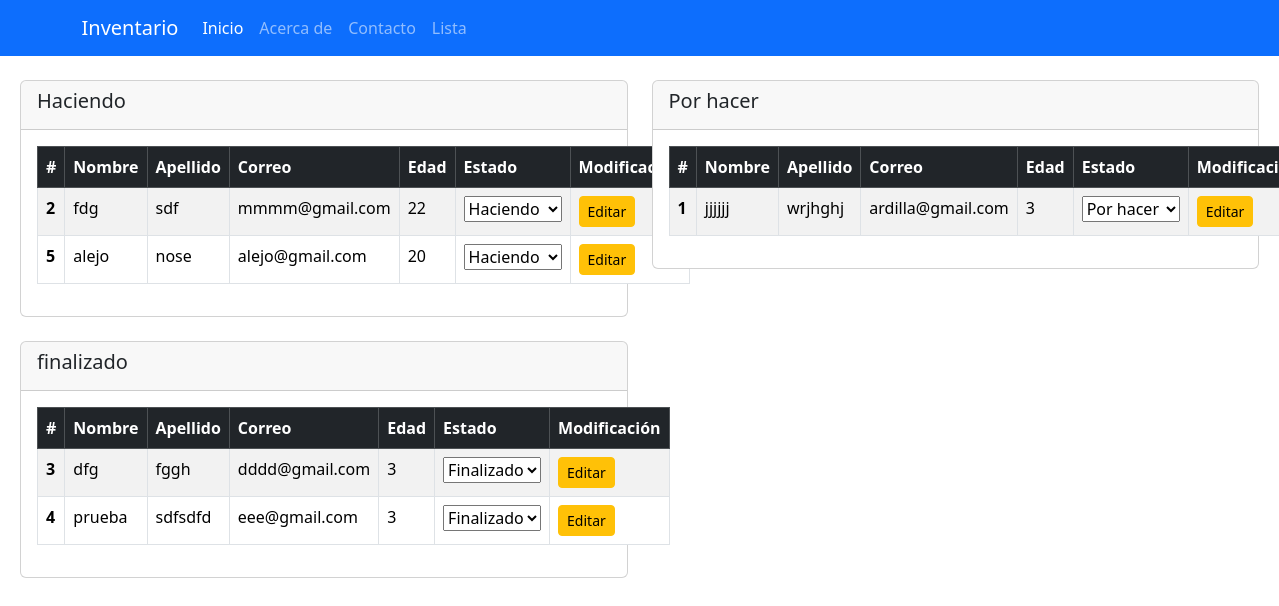
The page /listar_estudiente on the database its author committed.
### apps/usuarios/models.py (models this page shows)
class Estudiante(models.Model):
    nombre = models.CharField(max_length=50)
    apellido = models.CharField(max_length=50)
    correo = models.EmailField(unique=True)
    edad = models.IntegerField()
    estado = models.ForeignKey(Estado, on_delete=models.CASCADE)

### apps/usuarios/views.py (the view)
# urls.py: path('listar_estudiente', paginacion, name='listar_estudiante'),
def paginacion(request):
    estudiantes = Estudiante.objects.all()
    estados = Estado.objects.all()
    paginacion = Paginator(estudiantes, 10)
    page_number = request.GET.get('page')
    page_obj = paginacion.get_page(page_number)
    return render(request, 'listar_estudiante.html', {'page_obj': page_obj, 'estados': estados})

### template/listar_estudiante.html (shortened to what this page needs)
{%include "base.html" %}
{% block body %}
<div class="separador">
<div class="mt-4">
    <div class="row" >
        <div class="col-md-6">
            <div class="card">
                <div class="card-header">
                    <h5 class="card-title">Haciendo</h5>
                </div>
                <div class="card-body">
                    <table id="por-hacer-table" class="table table-striped table-bordered">
                        <thead class="table-dark">
                            <tr>
                                <th scope="col">#</th>
                                <th scope="col">Nombre</th>
                                <th scope="col">Apellido</th>
                                <th scope="col">Correo</th>
                                <th scope="col">Edad</th>
                                <th scope="col">Estado</th>
                                <th colspan="1" scope="col">Modificación</th>
                            </tr>
                        </thead>
                        <tbody>
                            {% for c in page_obj %}
                            {% if c.estado.id == 1 %}
                            <tr class="draggable-row" data-id="{{ c.id }}">
                                <th scope="row">{{ forloop.counter }}</th>
                                <td>{{ c.nombre }}</td>
                                <td>{{ c.apellido }}</td>
                                <td>{{ c.correo }}</td>
                                <td>{{ c.edad }}</td>
                                <td>
                                    <form action="{% url 'seleccionar_estado' %}" method="post">
                                        <select name="kestado" onchange="this.form.submit()">
                                            {% for estado in estados %}
                                                {% if estado.id == c.estado.id %}
                                                    <option value="{{ estado.id }}" selected>{{ estado.nombre }}</option>
                                                {% else %}
                                                    <option value="{{ estado.id }}">{{ estado.nombre }}</option>
                                                {% endif %}
                                            {% endfor %}
                                        </select>
                                    </form>
                                </td>
                                <td><a href="{% url 'editar_estudiante' c.id %}" class="btn btn-warning btn-sm">Editar</a></td>
                            </tr>
                            {% endif %}
                            {% endfor %}
                        </tbody>
                    </table>
                </div>
            </div>
        </div>
        <div class="col-md-6">
            <div class="card">
                <div class="card-header">
                    <h5 class="card-title">Por hacer</h5>
                </div>
                <div class="card-body">
                    <table id="haciendo-table" class="table table-striped table-bordered">
                        <thead class="table-dark">
                            <tr>
                                <th scope="col">#</th>
                                <th scope="col">Nombre</th>
                                <th scope="col">Apellido</th>
                                <th scope="col">Correo</th>
                                <th scope="col">Edad</th>
                                <th scope="col">Estado</th>
                                <th colspan="1" scope="col">Modificación</th>
                            </tr>
                        </thead>
                        <tbody>
                            {% for c in page_obj %}
                            {% if c.estado.id == 2 %}
                            <tr class="draggable-row" data-id="{{ c.id }}">
                                <th scope="row">{{ forloop.counter }}</th>
                                <td>{{ c.nombre }}</td>
                                <td>{{ c.apellido }}</td>
                                <td>{{ c.correo }}</td>
                                <td>{{ c.edad }}</td>
                                <td>
                                    <form action="{% url 'seleccionar_estado' %}" method="post">
                                    <select name="kestado" onchange="this.form.submit()">
                                        {% for estado in estados %}
                                            {% if estado.id == c.estado.id %}
                                                <option value="{{ estado.id }}" selected>{{ estado.nombre }}</option>
                                            {% else %}
                                                <option value="{{ estado.id }}">{{ estado.nombre }}</option>
                                            {% endif %}
                                        {% endfor %}
                                    </select>
                                    </form>
                                </td>
                                <td><a href="{% url 'editar_estudiante' c.id %}" class="btn btn-warning btn-sm">Editar</a></td>
                            </tr>
                            {% endif %}
                            {% endfor %}
                        </tbody>
                    </table>
                </div>
            </div>
        </div>
    </div>
</div>
<div class="row mt-4">
<div class="col-md-6">
    <div class="card">
        <div class="card-header">
            <h5 class="card-title">finalizado</h5>
        </div>
        <div class="card-body">
            <table id="finalizado-table" class="table table-striped table-bordered">
                <thead class="table-dark">
                    <tr>
                        <th scope="col">#</th>
                        <th scope="col">Nombre</th>
                        <th scope="col">Apellido</th>
                        <th scope="col">Correo</th>
                        <th scope="col">Edad</th>
                        <th scope="col">Estado</th>
                        <th colspan="1" scope="col">Modificación</th>
                    </tr>
                </thead>
                <tbody>
                    {% for c in page_obj %}
                    {% if c.estado.id == 3 %}
                    <tr class="draggable-row" data-id="{{ c.id }}">
                        <th scope="row">{{ forloop.counter }}</th>
                        <td>{{ c.nombre }}</td>
                        <td>{{ c.apellido }}</td>
                        <td>{{ c.correo }}</td>
                        <td>{{ c.edad }}</td>
                        <td>
                            <form action="{% url 'seleccionar_estado' %}" method="post">
                                <select name="kestado" onchange="this.form.submit()">
                                    {% for estado in estados %}
                                        {% if estado.id == c.estado.id %}
                                            <option value="{{ estado.id }}" selected>{{ estado.nombre }}</option>
                                        {% else %}
                                            <option value="{{ estado.id }}">{{ estado.nombre }}</option>
                                        {% endif %}
                                    {% endfor %}
                                </select>
                            </form>
                        </td>
                        <td><a href="{% url 'editar_estudiante' c.id %}" class="btn btn-warning btn-sm">Editar</a></td>
                    </tr>
                    {% endif %}
                    {% endfor %}
                </tbody>
            </table>
        </div>
    </div>
</div>
</div>
</div>
{% endblock %}

### template/base.html (style rules this page uses)
form { background:rgb(226, 226, 226); }

### template/listar_estudiante.html (style rules this page uses)
.separador { margin: 20px; }

### rows shown on the page
Estudiante: nombre "fdg", apellido "sdf", correo "mmmm@gmail.com", edad "22"
Estudiante: nombre "alejo", apellido "nose", correo "alejo@gmail.com", edad "20"
Estudiante: nombre "jjjjjj", apellido "wrjhghj", correo "ardilla@gmail.com", edad "3"
Estudiante: nombre "dfg", apellido "fggh", correo "dddd@gmail.com", edad "3"
Estudiante: nombre "prueba", apellido "sdfsdfd", correo "eee@gmail.com", edad "3"

### other values the page prints
form field kestado "Haciendo"
form field kestado "Por hacer"
form field kestado "Finalizado"
